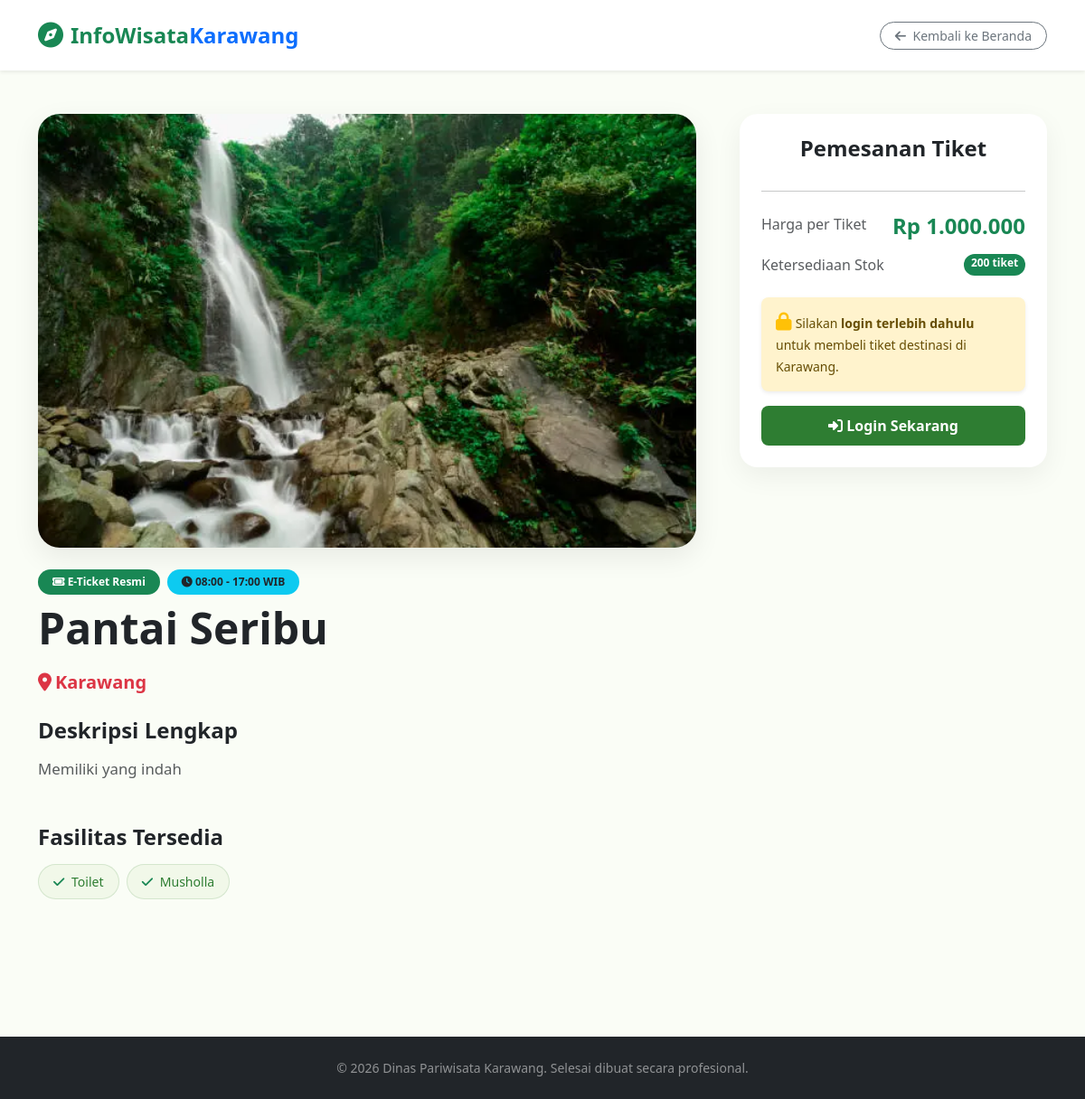
Screenshot of /detail.php?id=6 with the database file from the repository.
### tables this page shows
CREATE TABLE `wisata` (
  `id` int NOT NULL,
  `id_penjual` int NOT NULL,
  `nama_wisata` varchar(150) NOT NULL,
  `gambar` text NOT NULL,
  `deskripsi` text NOT NULL,
  `lokasi` varchar(255) NOT NULL,
  `harga_tiket` int NOT NULL,
  `stok_tiket` int NOT NULL,
  `jam_operasional` varchar(100) NOT NULL,
  `fasilitas` text
);

### detail.php (the view, shortened to what this page needs)
<?php
require_once 'config/koneksi.php';
$id = isset($_GET['id']) ? intval($_GET['id']) : 0;
try {
    $stmt = $db->prepare("SELECT * FROM wisata WHERE id = :id");
    $stmt->execute(['id' => $id]);
    $wisata = $stmt->fetch();
} catch (PDOException $e) {
    die("Koneksi gagal: " . $e->getMessage());
}
$is_logged_in = isset($_SESSION['user_id']);
?>
<!DOCTYPE html>
<html lang="id">
<head>
    <link href="https://cdn.jsdelivr.net/npm/bootstrap@5.3.0/dist/css/bootstrap.min.css" rel="stylesheet">
    <link rel="stylesheet" href="https://cdnjs.cloudflare.com/ajax/libs/font-awesome/6.4.0/css/all.min.css">
</head>
<body>
    <nav class="navbar navbar-expand-lg navbar-light bg-white sticky-top shadow-sm py-3">
        <div class="container">
            <a class="navbar-brand d-flex align-items-center fw-bold text-success" href="index.php">
                <i class="fa-solid fa-compass me-2 fs-3"></i>
                <span class="fs-4">InfoWisata</span><span class="fs-4 text-primary">Karawang</span>
            </a>
            <a href="index.php" class="btn btn-outline-secondary btn-sm rounded-pill px-3">
                <i class="fa-solid fa-arrow-left me-1"></i> Kembali ke Beranda
            </a>
        </div>
    </nav>
    <main class="container py-5">
        <div class="row g-5">
            <div class="col-lg-8">
                <img src="<?= htmlspecialchars($wisata['gambar']) ?>" alt="<?= htmlspecialchars($wisata['nama_wisata']) ?>" class="gallery-img mb-4 img-fluid">
                <div class="d-flex align-items-center gap-2 mb-2">
                    <span class="badge bg-success px-3 py-2 fs-7 rounded-pill"><i class="fa-solid fa-ticket"></i> E-Ticket Resmi</span>
                    <span class="badge bg-info px-3 py-2 fs-7 text-dark rounded-pill"><i class="fa-solid fa-clock"></i> <?= htmlspecialchars($wisata['jam_operasional']) ?></span>
                </div>
                <h1 class="fw-bold text-dark display-5 mb-3"><?= htmlspecialchars($wisata['nama_wisata']) ?></h1>
                <p class="text-danger fw-semibold mb-4 fs-5 d-flex align-items-center gap-1">
                    <i class="fa-solid fa-location-dot"></i> <?= htmlspecialchars($wisata['lokasi']) ?>
                </p>
                <h4 class="fw-bold text-dark mb-3">Deskripsi Lengkap</h4>
                <div class="text-muted leading-relaxed mb-5" style="font-size: 1.05rem;">
                    <?= nl2br(htmlspecialchars($wisata['deskripsi'])) ?>
                </div>
                <h4 class="fw-bold text-dark mb-3">Fasilitas Tersedia</h4>
                <div class="mb-5">
                    <?php
                    if (!empty($wisata['fasilitas'])) {
                        $facilities = explode(',', $wisata['fasilitas']);
                        foreach ($facilities as $facility) {
                            echo '<span class="facility-badge"><i class="fa-solid fa-check text-success me-1"></i> ' . htmlspecialchars(trim($facility)) . '</span>';
                        }
                    } else {
                        echo '<p class="text-muted">Fasilitas utama, tempat parkir, toilet, dan gazebo standar.</p>';
                    }
                    ?>
                </div>
            </div>
            <div class="col-lg-4">
                <div class="card sticky-card p-4 bg-white border-0">
                    <h4 class="fw-bold text-dark mb-3 text-center">Pemesanan Tiket</h4>
                    <hr class="mb-4">
                    <div class="d-flex justify-content-between mb-3">
                        <span class="text-muted">Harga per Tiket</span>
                        <h4 class="fw-bold text-success mb-0">Rp <?= number_format($wisata['harga_tiket'], 0, ',', '.') ?></h4>
                    </div>
                    <div class="d-flex justify-content-between mb-4">
                        <span class="text-muted">Ketersediaan Stok</span>
                        <span class="badge bg-success rounded-pill px-2.5 py-1"><?= $wisata['stok_tiket'] ?> tiket</span>
                    </div>
                    <?php if (!$is_logged_in): ?>
                        <div class="alert alert-warning border-0 shadow-sm rounded-3 py-3" role="alert">
                            <i class="fa-solid fa-lock text-warning me-1.5 fs-5"></i>
                            <span class="small">Silakan <strong>login terlebih dahulu</strong> untuk membeli tiket destinasi di Karawang.</span>
                        </div>
                        <a href="login.php?redirect=detail.php?id=<?= $wisata['id'] ?>" class="btn btn-primary-custom w-105 py-2.5 rounded-3 text-center d-block">
                            <i class="fa-solid fa-sign-in-alt me-1.5"></i> Login Sekarang
                        </a>
                    <?php endif; ?>
                </div>
            </div>
        </div>
    </main>
    <footer class="bg-dark text-white-50 text-center py-4 mt-5">
        <div class="container">
            <p class="mb-0 small">© 2026 Dinas Pariwisata Karawang. Selesai dibuat secara profesional.</p>
        </div>
    </footer>
</body>
</html>

### detail.php (style rules this page uses)
:root { --primary-color: #2E7D32; --secondary-color: #0288D1; --light-bg: #F1F8E9; --dark-color: #1A3015; }
body { font-family: 'Segoe UI', Tahoma, Geneva, Verdana, sans-serif; background-color: #FAFDF6; }
.btn-primary-custom { background-color: var(--primary-color); color: white; border: none; font-weight: 600; padding: 10px 24px; border-radius: 8px; transition: all 0.3s; }
.gallery-img { width: 100%; height: 480px; object-fit: cover; border-radius: 24px; box-shadow: 0 10px 30px rgba(0, 0, 0, 0.08); }
.facility-badge { background-color: var(--light-bg); color: var(--primary-color); border: 1px solid rgba(46, 125, 50, 0.15); font-weight: 500; padding: 8px 16px; border-radius: 30px; font-size: 0.88rem; display: inline-block; margin-right: 8px; margin-bottom: 8px; }
.sticky-card { position: sticky; top: 100px; border: none; border-radius: 20px; box-shadow: 0 10px 30px rgba(0, 0, 0, 0.06); }

### rows the page displays
wisata: gambar (picture), jam_operasional "08:00 - 17:00 WIB", nama_wisata "Pantai Seribu", lokasi "Karawang", deskripsi "Memiliki yang indah", fasilitas "Toilet", fasilitas "Musholla", harga_tiket "1.000.000", stok_tiket "200"
